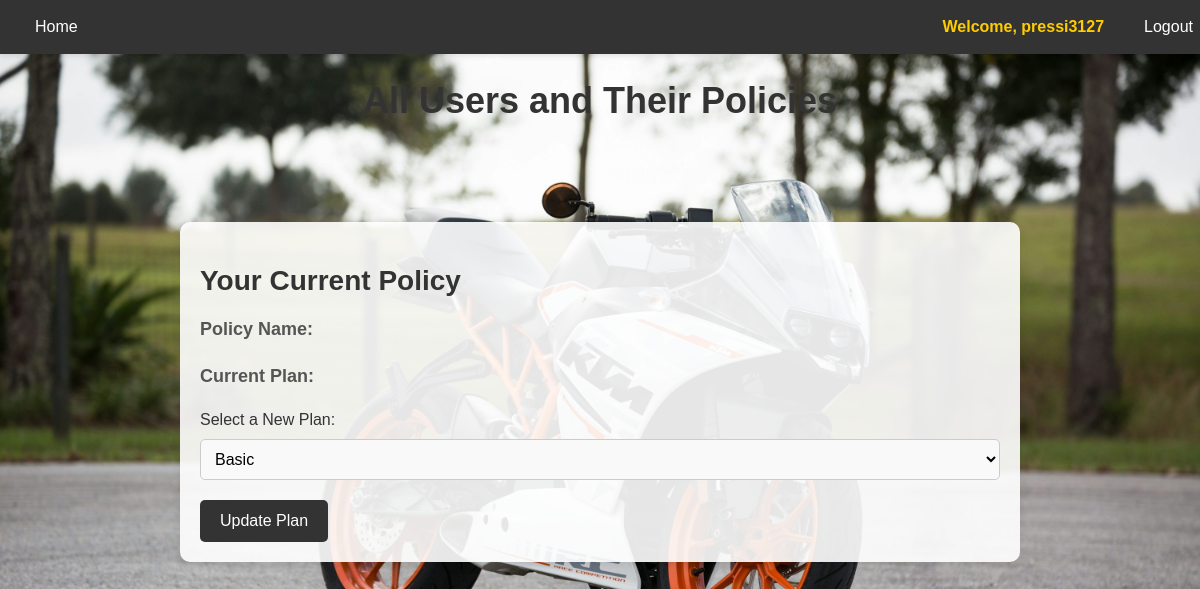
The page /upgrade_policy/Standard Insurance Plan/ (signed in) on the database as committed earlier.
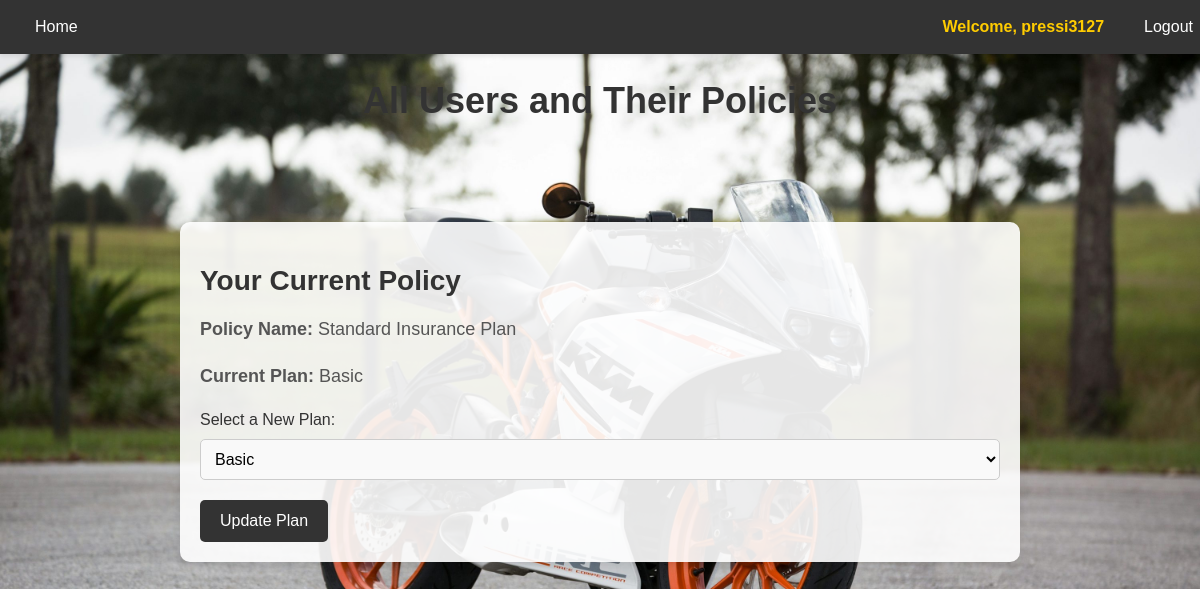
The same page on the database as committed later.
### insurance/models.py (models this page shows, shortened)
class UserPolicy(models.Model):
    user = models.ForeignKey(User, on_delete=models.CASCADE)
    policy = models.ForeignKey(Policy, on_delete=models.CASCADE)
    plan = models.CharField(max_length=50, choices=[('Monthly', 'Monthly'), ('Annual', 'Annual')])
    start_date = models.DateField()
    end_date = models.DateField()
    created_at = models.DateTimeField(auto_now_add=True)
    updated_at = models.DateTimeField(auto_now=True)
    class Meta:
        unique_together = ('user', 'policy','plan')

class Policy(models.Model):
    name = models.CharField(max_length=255)
    description = models.TextField()
    price = models.DecimalField(max_digits=10, decimal_places=2)
    image = models.ImageField(upload_to='policy_images/', null=True, blank=True)
    additional_details = models.TextField(null=True, blank=True)
    default = models.BooleanField(default=False)  # This is the field we're referring to
    created_at = models.DateTimeField(auto_now_add=True)  # Optional, if you need to track creation time

### insurance/views.py (the view, shortened to what this page needs)
# urls.py: path('upgrade_policy/<str:policy_name>/', views.upgrade_policy, name='upgrade_policy'),
@login_required
def upgrade_policy(request, policy_name):
    policy = get_object_or_404(Policy, name=policy_name)
    user_policies = UserPolicy.objects.filter(user=request.user, policy=policy)
    if user_policies.count() > 1:
        messages.error(request, "You have multiple policies for this plan. Please choose one.")
        return redirect('profile')
    user_policy = user_policies.first()
    return render(request, 'insurance/upgrade_policy.html', {
        'user_policy': user_policy,
        'available_plans': ['Basic', 'Standard', 'Premium'],  # List of plans
    })

### insurance/templates/insurance/upgrade_policy.html (shortened to what this page needs)
{% load static %}
<!DOCTYPE html>
<html lang="en">
<head>
    <link rel="stylesheet" href="{% static 'insurance/upgrade_policy.css' %}">
</head>
<body style="background: url('{% static "images/bike.jpeg" %}') no-repeat center center fixed; background-size: cover;">
    <nav>
        <a href="{% url 'home' %}">Home</a>
        <div class="nav-right">
            {% if user.is_authenticated %}
                <a href="{% url 'profile' %}" class="welcome-message">Welcome, {{ user.username }}</a>
                <a href="{% url 'logout' %}">Logout</a>
            {% else %}
                <a href="{% url 'login' %}">Login</a>
                <a href="{% url 'signup' %}">Register</a>
            {% endif %}
        </div>
    </nav>
    <h1>All Users and Their Policies</h1>
    <div class="container">
        <h2>Your Current Policy</h2>
        <p><strong>Policy Name:</strong> {{ user_policy.policy.name }}</p>
        <p><strong>Current Plan:</strong> {{ user_policy.plan }}</p>
        <form method="POST">
            <label for="plan">Select a New Plan:</label>
            <select name="plan" id="plan">
                {% for plan in available_plans %}
                <option value="{{ plan }}" {% if plan == user_policy.plan %}selected{% endif %}>
                    {{ plan }}
                </option>
                {% endfor %}
            </select>
            <button type="submit">Update Plan</button>
        </form>
    </div>
</body>
</html>

Rows that differ between the two databases and show on the page:
added UserPolicy: policy.name "Standard Insurance Plan", plan "Basic"
Other text that changed with them:
form field plan: "Basic" → (not shown)
